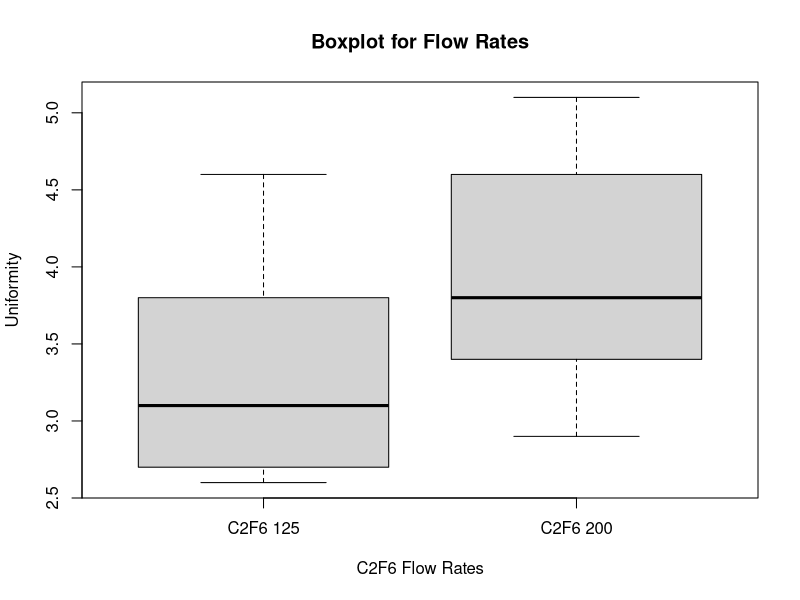

Here is the R script that generated this plot:
## ---- chunk 1
C2F6_125 <- c(2.7, 4.6, 2.6, 3.0, 3.2, 3.8)
C2F6_200 <- c(4.6, 3.4, 2.9, 3.5, 4.1, 5.1)

t.test(C2F6_125, C2F6_200)
## ---- chunk 2
t.test(C2F6_125, C2F6_200)$p.value # Our p-value is approximately 0.21
## ---- chunk 3
var.test(C2F6_125, C2F6_200, alternative = "two.sided") 
# F0 = 0.86 and our p-value = 0.87
## ---- chunk 4
boxplot(C2F6_125, C2F6_200, main = "Boxplot for Flow Rates", names = c("C2F6 125", "C2F6 200"), xlab = "C2F6 Flow Rates", ylab = "Uniformity")
